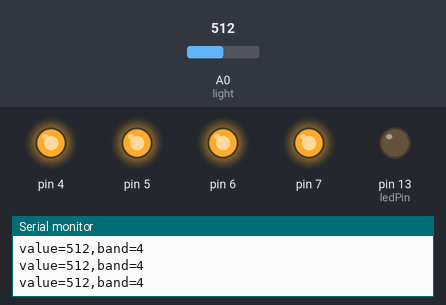
Simulated run of this sketch. Board: Arduino Uno, built with avr-gcc and run on an emulated ATmega328P. Parts: output pins drawn as LEDs (lit = HIGH), the last lines printed to the serial monitor. Inputs (shaded band) come from the test bench; at power-on: A0 (light) = 512.

Above: at 6.2 s.
6.3 s: A0 (light) set to 500
At 6.7 s:
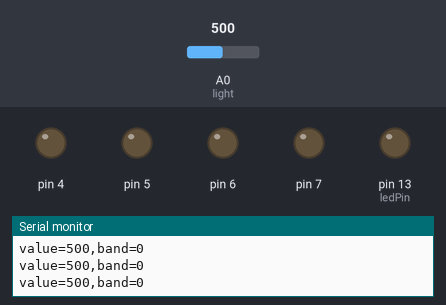
7.8 s: A0 (light) set to 716
At 8.9 s:
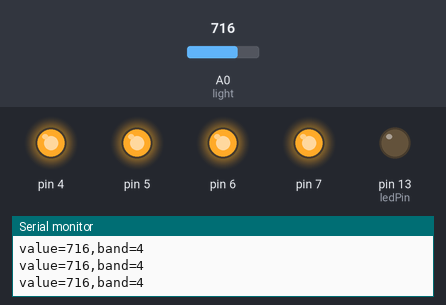
10.8 s: A0 (light) set to 511
At 11.7 s:
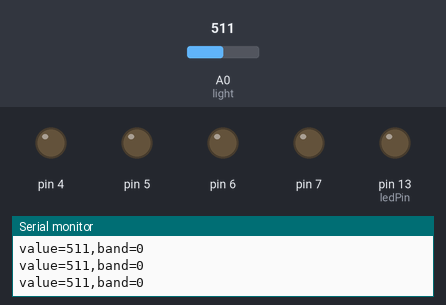
Timing chart, 0 to 13.8 s (numbered marks = the images above; inputs shaded):
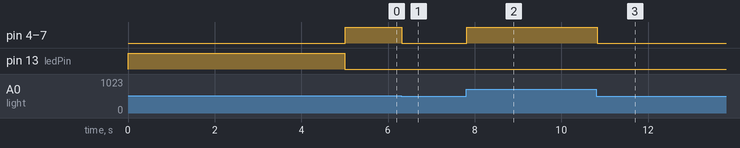

The sketch:

stut_loveometer03.ino
```cpp
const int ledPin = 13;

int sensorValue;
int sensorLow = 1024;
int sensorHigh = 0;
int sensorRange;
int sensorOffset;

void setup() {
  // Start serial port
  Serial.begin(9600);
  // assign ledpin to output
  pinMode(ledPin, OUTPUT);
  // start calibration
  digitalWrite(ledPin, HIGH);
  while(millis() < 5000){
    sensorValue = analogRead(A0);
    // find sensor high value
    if(sensorValue > sensorHigh){
      sensorHigh = sensorValue;
    }
    // find sensor low value
    if(sensorValue < sensorLow){
      sensorLow = sensorValue;
    }
  }
  sensorRange = sensorHigh - sensorLow;
  // stop calibration
  digitalWrite(ledPin, LOW);
  Serial.println("Calibration completed");
  Serial.print("minValue=");
  Serial.print(sensorLow);
  Serial.print(",maxValue=");
  Serial.print(sensorHigh);
  Serial.print(",range=");
  Serial.println(sensorRange);
  // assign led output pins
  for(int x=4; x<8; x++){
    pinMode(x, HIGH);
    digitalWrite(x, LOW);
  }
}

void loop() {
  // read ldr sensor value
  sensorValue = analogRead(A0); // using a light sensor instead of temp sensor
  Serial.print("value=");
  Serial.print(sensorValue);
  Serial.print(",band=");
  sensorOffset = sensorValue - sensorLow;
  if(sensorOffset > 0 && sensorOffset < 0.25 * sensorRange){
    Serial.println(1);
    digitalWrite(4, HIGH);
    digitalWrite(5, LOW);
    digitalWrite(6, LOW);
    digitalWrite(7, LOW);
  } else if(sensorOffset >= 0.25 * sensorRange && sensorOffset < 0.5 * sensorRange){
    Serial.println(2);
    digitalWrite(4, HIGH);
    digitalWrite(5, HIGH);
    digitalWrite(6, LOW);
    digitalWrite(7, LOW);
  } else if(sensorOffset >= 0.5 * sensorRange && sensorOffset < 0.75 * sensorRange){
    Serial.println(3);
    digitalWrite(4, HIGH);
    digitalWrite(5, HIGH);
    digitalWrite(6, HIGH);
    digitalWrite(7, LOW);
  } else if(sensorOffset >= 0.75 * sensorRange){
    Serial.println(4);
    digitalWrite(4, HIGH);
    digitalWrite(5, HIGH);
    digitalWrite(6, HIGH);
    digitalWrite(7, HIGH);
  } else {
    Serial.println(0);
    digitalWrite(4, LOW);
    digitalWrite(5, LOW);
    digitalWrite(6, LOW);
    digitalWrite(7, LOW);
  }
}
```

Measured:
- the behaviour switches between 512 and 511 on A0 (light) (found by bisection; images 0 and 1)
- after the input at 6.3 s, pin 4–7: HIGH → LOW at once
- after the input at 7.8 s, pin 4–7: LOW → HIGH at once
- after the input at 10.8 s, pin 4–7: HIGH → LOW at once
